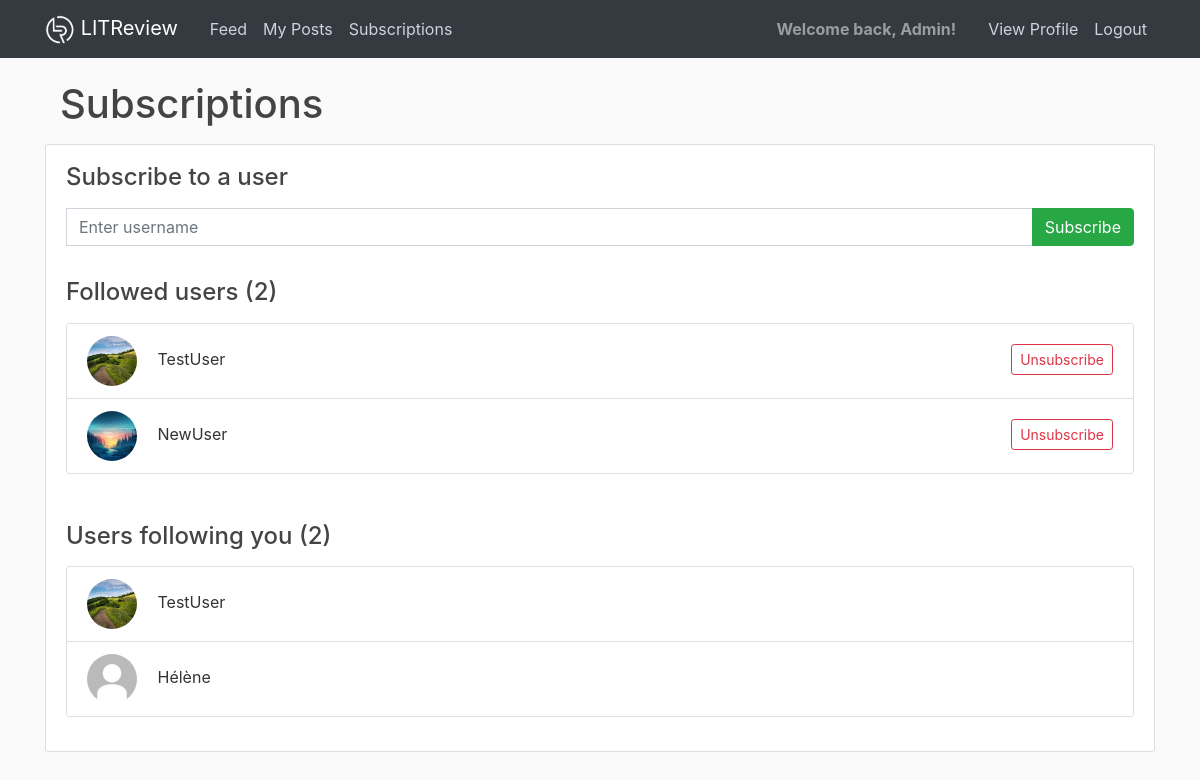
Page /subscriptions/ (signed in) on the committed database.
### users/models.py (models this page shows, shortened)
class UserFollow(models.Model):
    user = models.ForeignKey(
        to=settings.AUTH_USER_MODEL,
        on_delete=models.CASCADE,
        related_name='following'
    )
    followed_user = models.ForeignKey(
        to=settings.AUTH_USER_MODEL,
        on_delete=models.CASCADE,
        related_name='followed_by'
    )
    class Meta:
        unique_together = ('user', 'followed_user')

class Profile(models.Model):
    user = models.OneToOneField(User, on_delete=models.CASCADE)
    image = models.ImageField(default='default.jpg', upload_to='profile_pics')

### users/views.py (the view)
# urls.py: path('subscriptions/', views.subscriptions, name='reviews-subs'),
@login_required
def subscriptions(request):
    if request.method == 'POST':
        form = SubscribeForm(request.POST)
        if form.is_valid():
            try:
                followed_user = User.objects.get(username=request.POST['followed_user'])
                if request.user == followed_user:
                    messages.error(request, 'You can\'t subscribe to yourself!')
                else:
                    try:
                        UserFollow.objects.create(user=request.user, followed_user=followed_user)
                        messages.success(request, f'You are now following {followed_user}!')
                    except IntegrityError:
                        messages.error(request, f'You are already following {followed_user}!')
            except User.DoesNotExist:
                messages.error(request, f'The user {form.data["followed_user"]} does not exist.')
    else:
        form = SubscribeForm()
    user_follows = UserFollow.objects.filter(user=request.user)
    followed_by = UserFollow.objects.filter(followed_user=request.user)
    context = {
        'form': form,
        'user_follows': user_follows,
        'followed_by': followed_by,
        'title': 'Subscriptions',
    }
    return render(request, 'users/subscriptions.html', context)

### users/forms.py
class SubscribeForm(forms.Form):
    followed_user = forms.CharField(
        label=False,
        widget=forms.TextInput()
    )

### users/templates/users/subscriptions.html (shortened to what this page needs)
{% extends "reviews/_base.html" %}
{% load crispy_forms_tags %}
{% block content %}
<div class="container">
  <div class="mb-3">
    <h1 class="mb-0">Subscriptions</h1>
  </div>
</div>
<div class="content-section">
  <h4 class="mb-3 mt-2">Subscribe to a user</h4>
  <fieldset class="form-group mt-3">
    <form class="input-group mb-3" method="POST">
      <input class="form-control" id="followed_user" type="text" name="followed_user" placeholder="Enter username">
      <div class="input-group-append">
        <button class="btn btn-success" id="button-addon2" type="submit">Subscribe</button>
      </div>
    </form>
  </fieldset>
  {% if user_follows %}
  <h4 class="mb-3">Followed users ({{ user_follows.count }})</h4>
  <div class="card mb-5">
    <ul class="list-group list-group-flush">
        {% for follow in user_follows %}
      <li class="list-group-item">
        <p class="mb-0">
          <img class="rounded-circle article-img" src="{{ follow.followed_user.profile.image.url }}"
               style="height:50px; width:50px">
          {{ follow.followed_user.username }}
            <a class="btn btn-outline-danger btn-sm float-right mt-2" href="{% url 'confirm-unsub' follow.id %}">Unsubscribe</a>
        </p>
      </li>
      {% endfor %}
    </ul>
  </div>
  {% endif %}
  {% if followed_by %}
  <h4 class="mb-3">Users following you ({{ followed_by.count }})</h4>
  <div class="card mb-4">
    <ul class="list-group list-group-flush">
      {% for follow in followed_by %}
      <li class="list-group-item">
        <p class="mb-0">
          <img class="rounded-circle article-img" src="{{ follow.user.profile.image.url }}" style="height:50px; width:50px">
          {{ follow.user.username }}
        </p>
      </li>
      {% endfor %}
    </ul>
  </div>
  {% endif %}
</div>
{% endblock content %}

### reviews/templates/reviews/_base.html (shortened to what this page needs)
<!DOCTYPE html>
{% load static %}
<html lang="en">
<head>
  <link rel="stylesheet" href="https://cdn.jsdelivr.net/npm/bootstrap@4.6.1/dist/css/bootstrap.min.css"
>
  <link rel="stylesheet" href="https://cdn.jsdelivr.net/npm/bootstrap-icons@1.7.2/font/bootstrap-icons.css">
  <link rel="stylesheet" type="text/css" href="{% static 'reviews/css/main.css' %}?version=1">
</head>
<body>
<header class="site-header">
  <nav class="navbar navbar-expand-md navbar-dark bg-dark fixed-top">
    <div class="container">
      <a class="navbar-brand mr-4" href="{% url 'reviews-feed' %}">
        <img src="{% static 'reviews/img/logo_w.png' %}" width="30" height="30" alt="LITReview logo">
        LITReview
      </a>
      <div class="collapse navbar-collapse" id="navbarToggle">
        <div class="navbar-nav mr-auto">
          {% if user.is_authenticated %}
          <a class="nav-item nav-link" href="{% url 'reviews-feed' %}">Feed</a>
          <a class="nav-item nav-link" href="{% url 'user-posts' %}">My Posts</a>
          <a class="nav-item nav-link" href="{% url 'reviews-subs' %}">Subscriptions</a>
          {% endif %}
        </div>
        <div class="navbar-nav">
          {% if user.is_authenticated %}
          <span class="navbar-text mr-4"><strong>Welcome back, {{ user.username }}!</strong></span>
          <a class="nav-item nav-link" href="{% url 'profile' %}">View Profile</a>
          <a class="nav-item nav-link" href="{% url 'logout' %}">Logout</a>
          {% else %}
          <a class="nav-item nav-link" href="{% url 'login' %}">Login</a>
          <a class="nav-item nav-link" href="{% url 'register' %}">Register</a>
          {% endif %}
        </div>
      </div>
    </div>
  </nav>
</header>
<main role="main" class="container">
  <div class="row">
    <div class="col-lg">
      {% block content %}{% endblock %}
    </div>
  </div>
</main>
</body>
</html>

### reviews/static/reviews/css/main.css (style rules this page uses)
body { background: #fafafa; color: #333333; margin-top: 5rem; }
h1, h2, h3, h4, h5, h6 { color: #444444; }
ul { margin: 0; }
.site-header .navbar-nav .nav-link { color: #cbd5db; }
.content-section { background: #ffffff; padding: 10px 20px; border: 1px solid #dddddd; border-radius: 3px; margin-bottom: 20px; }
.article-img { height: 65px; width: 65px; margin-right: 16px; }

### rows in the picture
UserFollow: followed_user.profile.image (picture), followed_user.username "TestUser"
UserFollow: followed_user.profile.image (picture), followed_user.username "NewUser"
UserFollow: user.profile.image (picture), user.username "TestUser"
UserFollow: user.profile.image (placeholder picture), user.username "Hélène"

### other values in the picture
{{ user.username }} "Admin"
{{ user_follows.count }} "2"
{{ followed_by.count }} "2"
